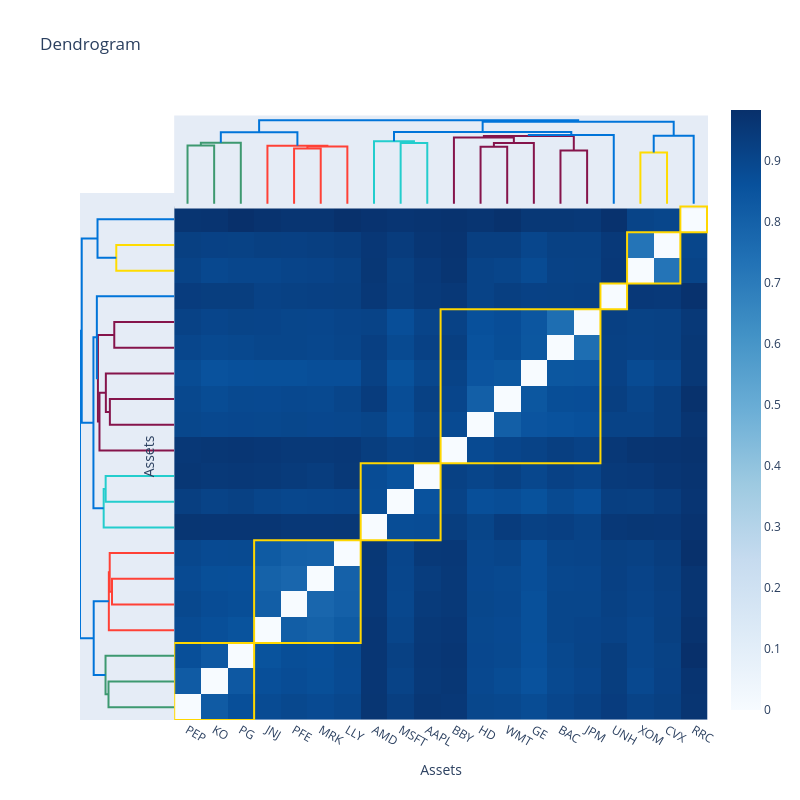

Notebook source saved alongside this figure:
### Code cell
model3 = HierarchicalEqualRiskContribution(
    risk_measure=RiskMeasure.CDAR,
    distance_estimator=KendallDistance(absolute=True),
    portfolio_params=dict(name="HERC-CDaR-Ward-Kendal"),
)
model3.fit(X_train)
model3.hierarchical_clustering_estimator_.plot_dendrogram(heatmap=True)

### Figure 1 — Plotly figure (JSON) as saved in the notebook; plotly's stock layout.template omitted (floating-point values rounded to 4 significant figures; data arrays with more than 128 entries replaced by an {"elided": "..."} marker saying what was removed)
{"data": [{"hoverinfo": "text", "marker": {"color": "rgb(61,153,112)"}, "mode": "lines", "type": "scatter", "x": [5, 5, 15, 15], "xaxis": "x", "y": [0, 0.8227, 0.8227, 0], "yaxis": "y2"}, {"hoverinfo": "text", "marker": {"color": "rgb(61,153,112)"}, "mode": "lines", "type": "scatter", "x": [10, 10, 25, 25], "xaxis": "x", "y": [0.8227, 0.8598, 0.8598, 0], "yaxis": "y2"}, {"hoverinfo": "text", "marker": {"color": "rgb(255,65,54)"}, "mode": "lines", "type": "scatter", "x": [45, 45, 55, 55], "xaxis": "x", "y": [0, 0.7787, 0.7787, 0], "yaxis": "y2"}, {"hoverinfo": "text", "marker": {"color": "rgb(255,65,54)"}, "mode": "lines", "type": "scatter", "x": [50, 50, 65, 65], "xaxis": "x", "y": [0.7787, 0.8075, 0.8075, 0], "yaxis": "y2"}, {"hoverinfo": "text", "marker": {"color": "rgb(255,65,54)"}, "mode": "lines", "type": "scatter", "x": [35, 35, 57.5, 57.5], "xaxis": "x", "y": [0, 0.8184, 0.8184, 0.8075], "yaxis": "y2"}, {"hoverinfo": "text", "marker": {"color": "rgb(0,116,217)"}, "mode": "lines", "type": "scatter", "x": [17.5, 17.5, 46.25, 46.25], "xaxis": "x", "y": [0.8598, 1.008, 1.008, 0.8184], "yaxis": "y2"}, {"hoverinfo": "text", "marker": {"color": "rgb(35,205,205)"}, "mode": "lines", "type": "scatter", "x": [85, 85, 95, 95], "xaxis": "x", "y": [0, 0.8583, 0.8583, 0], "yaxis": "y2"}, {"hoverinfo": "text", "marker": {"color": "rgb(35,205,205)"}, "mode": "lines", "type": "scatter", "x": [75, 75, 90, 90], "xaxis": "x", "y": [0, 0.8831, 0.8831, 0.8583], "yaxis": "y2"}, {"hoverinfo": "text", "marker": {"color": "rgb(133,20,75)"}, "mode": "lines", "type": "scatter", "x": [115, 115, 125, 125], "xaxis": "x", "y": [0, 0.8055, 0.8055, 0], "yaxis": "y2"}, {"hoverinfo": "text", "marker": {"color": "rgb(133,20,75)"}, "mode": "lines", "type": "scatter", "x": [120, 120, 135, 135], "xaxis": "x", "y": [0.8055, 0.8558, 0.8558, 0], "yaxis": "y2"}, {"hoverinfo": "text", "marker": {"color": "rgb(133,20,75)"}, "mode": "lines", "type": "scatter", "x": [105, 105, 127.5, 127.5], "xaxis": "x", "y": [0, 0.9356, 0.9356, 0.8558], "yaxis": "y2"}, {"hoverinfo": "text", "marker": {"color": "rgb(133,20,75)"}, "mode": "lines", "type": "scatter", "x": [145, 145, 155, 155], "xaxis": "x", "y": [0, 0.7504, 0.7504, 0], "yaxis": "y2"}, {"hoverinfo": "text", "marker": {"color": "rgb(133,20,75)"}, "mode": "lines", "type": "scatter", "x": [116.2, 116.2, 150, 150], "xaxis": "x", "y": [0.9356, 0.9551, 0.9551, 0.7504], "yaxis": "y2"}, {"hoverinfo": "text", "marker": {"color": "rgb(0,116,217)"}, "mode": "lines", "type": "scatter", "x": [133.1, 133.1, 165, 165], "xaxis": "x", "y": [0.9551, 0.9686, 0.9686, 0], "yaxis": "y2"}, {"hoverinfo": "text", "marker": {"color": "rgb(0,116,217)"}, "mode": "lines", "type": "scatter", "x": [82.5, 82.5, 149.1, 149.1], "xaxis": "x", "y": [0.8831, 1.011, 1.011, 0.9686], "yaxis": "y2"}, {"hoverinfo": "text", "marker": {"color": "rgb(255,220,0)"}, "mode": "lines", "type": "scatter", "x": [175, 175, 185, 185], "xaxis": "x", "y": [0, 0.7251, 0.7251, 0], "yaxis": "y2"}, {"hoverinfo": "text", "marker": {"color": "rgb(0,116,217)"}, "mode": "lines", "type": "scatter", "x": [180, 180, 195, 195], "xaxis": "x", "y": [0.7251, 0.9603, 0.9603, 0], "yaxis": "y2"}, {"hoverinfo": "text", "marker": {"color": "rgb(0,116,217)"}, "mode": "lines", "type": "scatter", "x": [115.8, 115.8, 187.5, 187.5], "xaxis": "x", "y": [1.011, 1.158, 1.158, 0.9603], "yaxis": "y2"}, {"hoverinfo": "text", "marker": {"color": "rgb(0,116,217)"}, "mode": "lines", "type": "scatter", "x": [31.88, 31.88, 151.6, 151.6], "xaxis": "x", "y": [1.008, 1.18, 1.18, 1.158], "yaxis": "y2"}, {"hoverinfo": "text", "marker": {"color": "rgb(61,153,112)"}, "mode": "lines", "type": "scatter", "x": [0, -0.8227, -0.8227, 0], "xaxis": "x2", "y": [5, 5, 15, 15], "yaxis": "y"}, {"hoverinfo": "text", "marker": {"color": "rgb(61,153,112)"}, "mode": "lines", "type": "scatter", "x": [-0.8227, -0.8598, -0.8598, 0], "xaxis": "x2", "y": [10, 10, 25, 25], "yaxis": "y"}, {"hoverinfo": "text", "marker": {"color": "rgb(255,65,54)"}, "mode": "lines", "type": "scatter", "x": [0, -0.7787, -0.7787, 0], "xaxis": "x2", "y": [45, 45, 55, 55], "yaxis": "y"}, {"hoverinfo": "text", "marker": {"color": "rgb(255,65,54)"}, "mode": "lines", "type": "scatter", "x": [-0.7787, -0.8075, -0.8075, 0], "xaxis": "x2", "y": [50, 50, 65, 65], "yaxis": "y"}, {"hoverinfo": "text", "marker": {"color": "rgb(255,65,54)"}, "mode": "lines", "type": "scatter", "x": [0, -0.8184, -0.8184, -0.8075], "xaxis": "x2", "y": [35, 35, 57.5, 57.5], "yaxis": "y"}, {"hoverinfo": "text", "marker": {"color": "rgb(0,116,217)"}, "mode": "lines", "type": "scatter", "x": [-0.8598, -1.008, -1.008, -0.8184], "xaxis": "x2", "y": [17.5, 17.5, 46.25, 46.25], "yaxis": "y"}, {"hoverinfo": "text", "marker": {"color": "rgb(35,205,205)"}, "mode": "lines", "type": "scatter", "x": [0, -0.8583, -0.8583, 0], "xaxis": "x2", "y": [85, 85, 95, 95], "yaxis": "y"}, {"hoverinfo": "text", "marker": {"color": "rgb(35,205,205)"}, "mode": "lines", "type": "scatter", "x": [0, -0.8831, -0.8831, -0.8583], "xaxis": "x2", "y": [75, 75, 90, 90], "yaxis": "y"}, {"hoverinfo": "text", "marker": {"color": "rgb(133,20,75)"}, "mode": "lines", "type": "scatter", "x": [0, -0.8055, -0.8055, 0], "xaxis": "x2", "y": [115, 115, 125, 125], "yaxis": "y"}, {"hoverinfo": "text", "marker": {"color": "rgb(133,20,75)"}, "mode": "lines", "type": "scatter", "x": [-0.8055, -0.8558, -0.8558, 0], "xaxis": "x2", "y": [120, 120, 135, 135], "yaxis": "y"}, {"hoverinfo": "text", "marker": {"color": "rgb(133,20,75)"}, "mode": "lines", "type": "scatter", "x": [0, -0.9356, -0.9356, -0.8558], "xaxis": "x2", "y": [105, 105, 127.5, 127.5], "yaxis": "y"}, {"hoverinfo": "text", "marker": {"color": "rgb(133,20,75)"}, "mode": "lines", "type": "scatter", "x": [0, -0.7504, -0.7504, 0], "xaxis": "x2", "y": [145, 145, 155, 155], "yaxis": "y"}, {"hoverinfo": "text", "marker": {"color": "rgb(133,20,75)"}, "mode": "lines", "type": "scatter", "x": [-0.9356, -0.9551, -0.9551, -0.7504], "xaxis": "x2", "y": [116.2, 116.2, 150, 150], "yaxis": "y"}, {"hoverinfo": "text", "marker": {"color": "rgb(0,116,217)"}, "mode": "lines", "type": "scatter", "x": [-0.9551, -0.9686, -0.9686, 0], "xaxis": "x2", "y": [133.1, 133.1, 165, 165], "yaxis": "y"}, {"hoverinfo": "text", "marker": {"color": "rgb(0,116,217)"}, "mode": "lines", "type": "scatter", "x": [-0.8831, -1.011, -1.011, -0.9686], "xaxis": "x2", "y": [82.5, 82.5, 149.1, 149.1], "yaxis": "y"}, {"hoverinfo": "text", "marker": {"color": "rgb(255,220,0)"}, "mode": "lines", "type": "scatter", "x": [0, -0.7251, -0.7251, 0], "xaxis": "x2", "y": [175, 175, 185, 185], "yaxis": "y"}, {"hoverinfo": "text", "marker": {"color": "rgb(0,116,217)"}, "mode": "lines", "type": "scatter", "x": [-0.7251, -0.9603, -0.9603, 0], "xaxis": "x2", "y": [180, 180, 195, 195], "yaxis": "y"}, {"hoverinfo": "text", "marker": {"color": "rgb(0,116,217)"}, "mode": "lines", "type": "scatter", "x": [-1.011, -1.158, -1.158, -0.9603], "xaxis": "x2", "y": [115.8, 115.8, 187.5, 187.5], "yaxis": "y"}, {"hoverinfo": "text", "marker": {"color": "rgb(0,116,217)"}, "mode": "lines", "type": "scatter", "x": [-1.008, -1.18, -1.18, -1.158], "xaxis": "x2", "y": [31.88, 31.88, 151.6, 151.6], "yaxis": "y"}, {"colorscale": [[0, "rgb(247,251,255)"], [0.125, "rgb(222,235,247)"], [0.25, "rgb(198,219,239)"], [0.375, "rgb(158,202,225)"], [0.5, "rgb(107,174,214)"], [0.625, "rgb(66,146,198)"], [0.75, "rgb(33,113,181)"], [0.875, "rgb(8,81,156)"], [1, "rgb(8,48,107)"]], "name": "", "type": "heatmap", "x": [5, 15, 25, 35, 45, 55, 65, 75, 85, 95, 105, 115, 125, 135, 145, 155, 165, 175, 185, 195], "y": [5, 15, 25, 35, 45, 55, 65, 75, 85, 95, 105, 115, 125, 135, 145, 155, 165, 175, 185, 195], "z": {"elided": "20x20 float values"}}], "layout": {"autosize": false, "height": 800, "hovermode": "closest", "shapes": [{"line": {"color": "gold", "width": 2}, "type": "rect", "x0": 30, "x1": 70, "y0": 30, "y1": 70}, {"line": {"color": "gold", "width": 2}, "type": "rect", "x0": 0, "x1": 30, "y0": 0, "y1": 30}, {"line": {"color": "gold", "width": 2}, "type": "rect", "x0": 170, "x1": 190, "y0": 170, "y1": 190}, {"line": {"color": "gold", "width": 2}, "type": "rect", "x0": 190, "x1": 200, "y0": 190, "y1": 200}, {"line": {"color": "gold", "width": 2}, "type": "rect", "x0": 70, "x1": 100, "y0": 70, "y1": 100}, {"line": {"color": "gold", "width": 2}, "type": "rect", "x0": 100, "x1": 160, "y0": 100, "y1": 160}, {"line": {"color": "gold", "width": 2}, "type": "rect", "x0": 160, "x1": 170, "y0": 160, "y1": 170}], "showlegend": false, "title": {"text": "Dendrogram"}, "width": 800, "xaxis": {"domain": [0.15, 1], "mirror": false, "rangemode": "tozero", "showgrid": false, "showline": false, "showticklabels": true, "tickmode": "array", "ticks": "", "ticktext": ["PEP", "KO", "PG", "JNJ", "PFE", "MRK", "LLY", "AMD", "MSFT", "AAPL", "BBY", "HD", "WMT", "GE", "BAC", "JPM", "UNH", "XOM", "CVX", "RRC"], "tickvals": [5, 15, 25, 35, 45, 55, 65, 75, 85, 95, 105, 115, 125, 135, 145, 155, 165, 175, 185, 195], "title": {"text": "Assets"}, "type": "linear", "zeroline": false}, "xaxis2": {"domain": [0, 0.15], "mirror": false, "showgrid": false, "showline": false, "showticklabels": false, "ticks": "", "zeroline": false}, "yaxis": {"domain": [0, 0.85], "mirror": false, "rangemode": "tozero", "showgrid": false, "showline": false, "showticklabels": false, "ticks": "", "ticktext": ["PEP", "KO", "PG", "JNJ", "PFE", "MRK", "LLY", "AMD", "MSFT", "AAPL", "BBY", "HD", "WMT", "GE", "BAC", "JPM", "UNH", "XOM", "CVX", "RRC"], "tickvals": [5, 15, 25, 35, 45, 55, 65, 75, 85, 95, 105, 115, 125, 135, 145, 155, 165, 175, 185, 195], "title": {"text": "Assets"}, "type": "linear", "zeroline": false}, "yaxis2": {"domain": [0.825, 0.975], "mirror": false, "showgrid": false, "showline": false, "showticklabels": false, "ticks": "", "zeroline": false}}}
